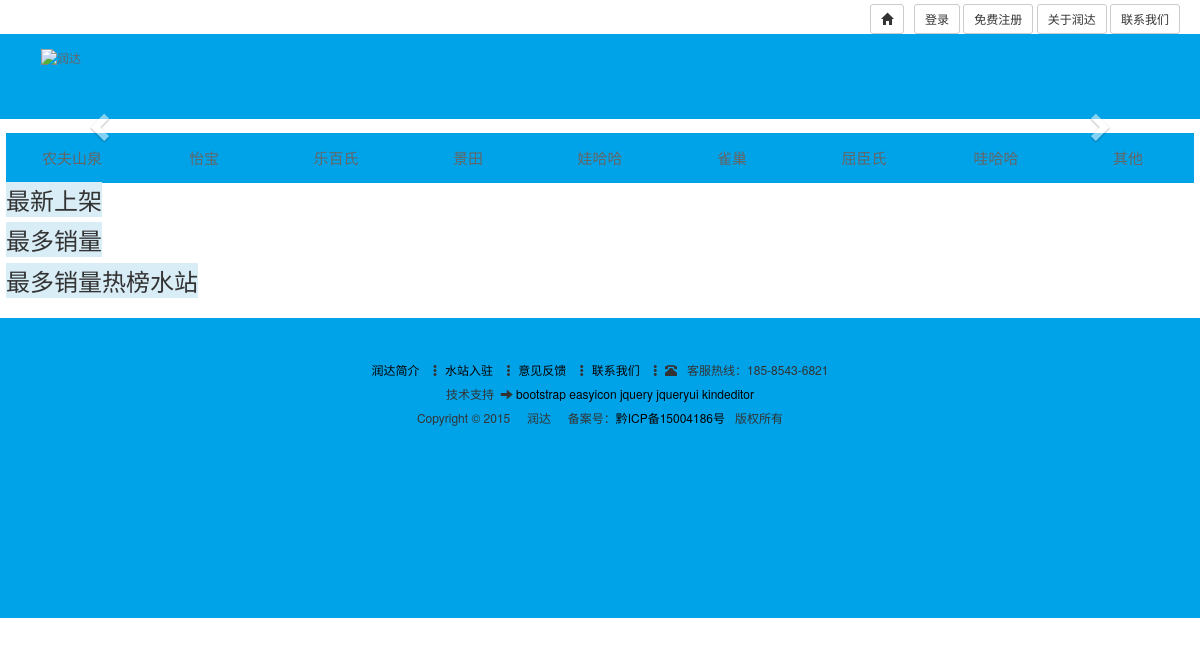
Page /code/runda/index.php on the committed database.
### tables this page shows
create table barrelWaterBrand(
id int not null primary key,
barrelWaterBrandName varchar(20)
);

### code/runda/Controller/RunDaController.class.php (called while the page is built, shortened)
<?php
require_once(DOC_PATH_ROOT."/Model/EntityModel/barrelwaterbrand.class.php");
class RunDaController{
	function index(){
	    $barrelWaterBrand = BarrelWaterBrand::getBarrelWaterBrand();
		include DOC_PATH_ROOT.'/View/RunDa/index.php';
	}
}

### code/runda/Common/callFunction.func.php (called while the page is built, shortened)
<?php
function C($controllerName,$actionName){
	$obj = new $controller();
	$obj -> $actionName();
}

### code/runda/index.php (called while the page is built, shortened)
<?php
require(DOC_PATH_ROOT."/Common/callFunction.func.php");
$controller = isset($_GET["controller"]) ? $_GET["controller"] : "RunDa";
$method = isset($_GET["method"]) ? $_GET["method"] : "index";
C($controller,$method);

### code/runda/Lib/DataBase/database.func.php (called while the page is built, shortened)
<?php
class DBActive{
	public static function executeQuery($sql,$paramArray = array()){
		try{
			$pdo = new PDO(DSN,USER,PASSWORD,array(PDO::ATTR_PERSISTENT =>true));
			$pdo ->setAttribute(PDO::ATTR_ERRMODE, PDO::ERRMODE_EXCEPTION);
		}catch(PDOException $e){
			throw $e;
		}
		try{
			$stm = $pdo ->prepare($sql);
			$stm ->execute();
			$stm ->setFetchMode(PDO::FETCH_ASSOC);
			$result = $stm ->fetchAll();
			return $result;
		}catch(PDOException $e){
			throw $e;
		}
	}
	public static function executeNoQuery($sql,$paramArray = array()){
		try{
			$pdo = new PDO(DSN,USER,PASSWORD,array(PDO::ATTR_PERSISTENT =>true));
			$pdo ->setAttribute(PDO::ATTR_ERRMODE, PDO::ERRMODE_EXCEPTION);
		}catch(PDOException $e){
			throw $e;
		}
		try{
			$stm = $pdo ->prepare($sql);
			for($i=0;$i<count($paramArray);$i++){
				$stm -> bindParam($i+1, $paramArray[$i]);
			}
			$stm ->execute();
			$rowCount = $stm ->rowCount();
			return $rowCount;
		}catch(PDOException $e){
			throw $e;
		}
	}
}

### code/runda/Model/EntityModel/barrelwaterbrand.class.php (called while the page is built, shortened)
<?php
require_once(DOC_PATH_ROOT."/Lib/DataBase/database.func.php");
class BarrelWaterBrand{
	public static function getBarrelWaterBrand(){
		$sql = "select * from barrelWaterBrand";
		try{
			DBActive::executeNoQuery("set character_set_results=utf8");
			$result = DBActive::executeQuery($sql);
			return $result;
		}catch(PDOException $e){
			return "";
		}
	}
}

### code/runda/View/RunDa/index.php (the view, shortened to what this page needs)
<?php
	include DOC_PATH_ROOT.'/View/header.php';
?>
<link href="/Content/style/runda/layout_index.css" rel="stylesheet">
<div class="body">
		<div class="photo">
		<div class="photocarousel">
			<div id="carousel-example-generic" class="carousel slide" data-ride="carousel">
			  <a class="left carousel-control" href="#carousel-example-generic" role="button" data-slide="prev">
			    <span class="glyphicon glyphicon-chevron-left" aria-hidden="true"></span>
			  </a>
			  <a class="right carousel-control" href="#carousel-example-generic" role="button" data-slide="next">
			    <span class="glyphicon glyphicon-chevron-right" aria-hidden="true"></span>
			  </a>
			</div>
		</div>
		</div>
		<div class="nav">
			<ul class="nav nav-pills nav-justified">
			<?php
				foreach ($barrelWaterBrand as $key => $value) {
					echo '<li role="presentation"><a href="#">'.$value['barrelWaterBrandName'].'</a></li>';
				}
			?>
			</ul>
		</div>
		<div class="goodsshow">
		<span class="bg-info con_bar">最新上架<span>
		 </div>
		<div class="goodsshow">
		<span class="bg-info con_bar">最多销量<span>
		</div>
		<div class="waterstoreshow">
		<span class="bg-info con_bar">最多销量热榜水站<span>
		</div>
</div>
<?php
	include DOC_PATH_ROOT.'/View/footer.php';
?>

### code/runda/View/header.php (shortened to what this page needs)
<!DOCTYPE html>
<html lang="zh-cn">
<head>
<link href="/Content/javascript/bootstrap/css/bootstrap.min.css" rel="stylesheet">
<link href="/Content/style/layout_reset.css" rel="stylesheet">
<link href="/Content/style/layout_basic.css" rel="stylesheet">
</head>
<body>
	<div class="header">
		<div class="topBar">
			<a href="index.php"><button type="button" class="btn btn-default btn-sm"><span class="glyphicon glyphicon glyphicon-home" aria-hidden="true"></span></button></a>&nbsp;&nbsp;
			<?php
				if(isset($_SESSION['id']) && isset($_SESSION['userName'])){
					echo '
			<div class="btn-group">
			  <button type="button" class="btn btn-default btn-sm dropdown-toggle" data-toggle="dropdown" aria-expanded="false">我的润达 <span class="caret"></span></button>
				  <ul class="dropdown-menu" role="menu">
				    <li><a href="index.php?controller=Home&method=personPage">个人中心</a></li>
				    <li><a href="index.php?controller=Home&method=manageMyShoppingCart"  target="_blank">查看购物车</a></li>
				    <li><a href="index.php?controller=Home&method=quit">退出</a></li>
				  </ul>
			</div>';
				}else{
					echo '
					<a href="index.php?controller=Home&method=login"><button type="button" class="btn btn-default btn-sm">登录</button></a>
					<a href="index.php?controller=Home&method=register"><button type="button" class="btn btn-default btn-sm">免费注册</button></a>';
				}
			?>
			<a href="index.php?controller=RunDa&method=aboutRunDa" target="_blank"><button type="button" class="btn btn-default btn-sm">关于润达</button></a>
			<a href="index.php?controller=RunDa&method=connectToRunDa" target="_blank"><button type="button" class="btn btn-default btn-sm">联系我们</button></a>
		</div>
		<div class="logoBar">
			<div class="logo">
				<a href="index.php"><img src="/Content/image/common/logo.png" alt="润达"></a>
			</div>
		</div>
	</div>

### code/runda/View/footer.php (shortened to what this page needs)
<div class="footer">
	<p>
		<a href="index.php?controller=RunDa&method=aboutRunDa">润达简介&nbsp;&nbsp;</a>
		<span class="glyphicon glyphicon glyphicon-option-vertical" aria-hidden="true"></span>
		<a href="index.php?controller=WaterStore&method=waterStoreEnter" target="_blank">水站入驻&nbsp;&nbsp;</a>
		<span class="glyphicon glyphicon glyphicon-option-vertical" aria-hidden="true"></span>
		<a href="index.php?controller=RunDa&method=aboutRunDa">意见反馈&nbsp;&nbsp;</a>
		<span class="glyphicon glyphicon glyphicon-option-vertical" aria-hidden="true"></span>
		<a href="index.php?controller=RunDa&method=connectToRunDa">联系我们&nbsp;&nbsp;</a>
		<span class="glyphicon glyphicon glyphicon-option-vertical" aria-hidden="true"></span>
		<span class="glyphicon glyphicon-phone-alt" aria-hidden="true"></span>&nbsp;&nbsp;
		客服热线：185-8543-6821
	</p>
	<p>
	技术支持&nbsp;&nbsp;<span class="glyphicon glyphicon-arrow-right" aria-hidden="true"></span>
	<a href="http://v3.bootcss.com/">bootstrap</a>
	<a href="http://easyicon.net/">easyicon</a>
	<a href="http://jquery.com/">jquery</a>
	<a href="http://jqueryui.com/">jqueryui</a>
	<a href="http://kindeditor.net/">kindeditor</a>
	</p>
	<p>Copyright &copy; 2015 &nbsp;&nbsp;&nbsp;&nbsp;润达&nbsp;&nbsp;&nbsp;&nbsp;&nbsp;备案号：<a href="http://www.miitbeian.gov.cn/" target="_blank">黔ICP备15004186号</a>&nbsp;&nbsp;&nbsp;版权所有</p>
</div>
</body>
</html>

### code/runda/Content/style/layout_basic.css (style rules this page uses)
.topBar { height:34px;line-height:34px;text-align:right;margin-right:20px; }
.logoBar { height:85px; background-color:#00A3E8; }
.logo { padding-left:41px; padding-top:13px; }
.footer { text-align:center; background-color:#00A3E8;height:300px; line-height:24px;margin-top:20px;padding-top:100px;padding-bottom:10px; padding:40px 0;clear:both; }
.footer a { color:#000; }
p { font-size:12px; }

### code/runda/Content/style/runda/layout_index.css (style rules this page uses)
.body { margin:6px; }
.nav { margin-bottom:6px; margin-top: 6px; height: 44px; line-height: 18px; font-size: 15px; background-color: #00A3E8; }
.photo { width: 100%; }
.photocarousel { margin-bottom:6px; padding: 1px 8px; }
.con_bar { font-size: 24px; }
.goodsshow { margin-bottom:6px; }

### rows in the picture
barrelwaterbrand: barrelWaterBrandName "农夫山泉"
barrelwaterbrand: barrelWaterBrandName "怡宝"
barrelwaterbrand: barrelWaterBrandName "乐百氏"
barrelwaterbrand: barrelWaterBrandName "景田"
barrelwaterbrand: barrelWaterBrandName "娃哈哈"
barrelwaterbrand: barrelWaterBrandName "雀巢"
barrelwaterbrand: barrelWaterBrandName "屈臣氏"
barrelwaterbrand: barrelWaterBrandName "哇哈哈"
barrelwaterbrand: barrelWaterBrandName "其他"
